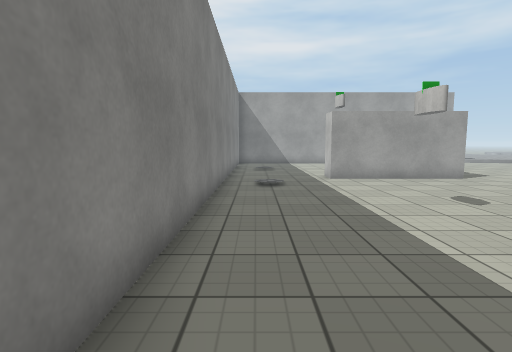
view 1 (above)

24 first-person views from a walk through a Unity game level. The camera is 1.3 m above the floor, tilts 6° down and sees 80° across. The floor is counted in squares, 1 m on a side. Each view is taken from the middle of a square. On the plan, view 1 faces up. The plan holds only what a view shows up to about 14 squares ahead; the rest is blank. The place goes on beyond the plan. Surface patterns are stand-ins for the level's own textures.

view 2
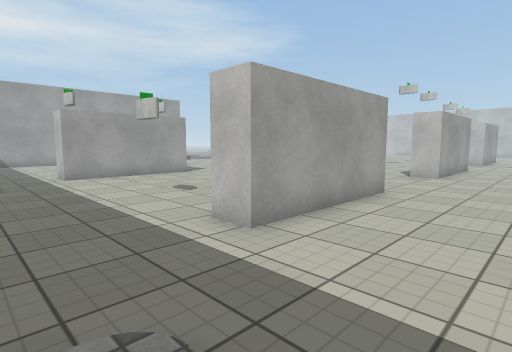

view 3
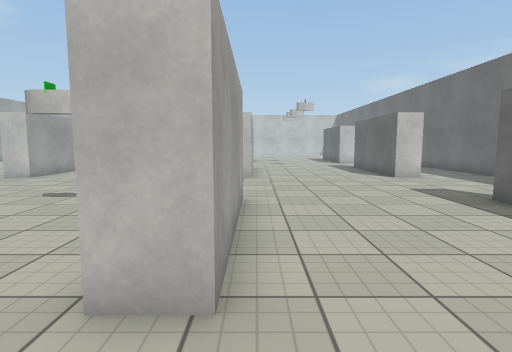

view 4
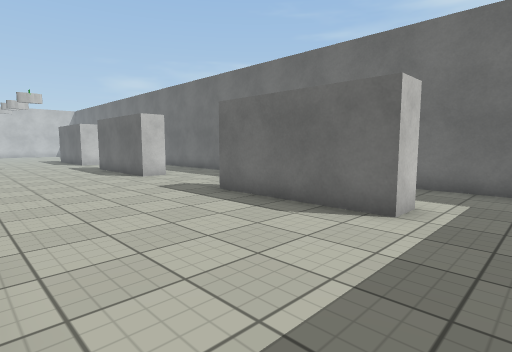

view 5
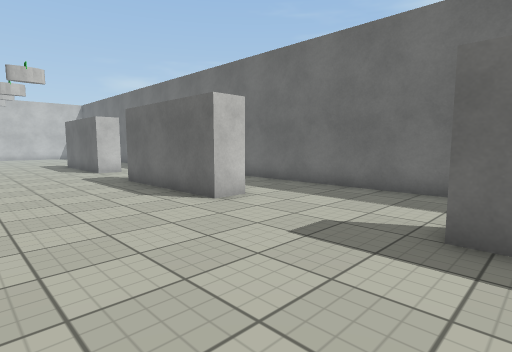

view 6
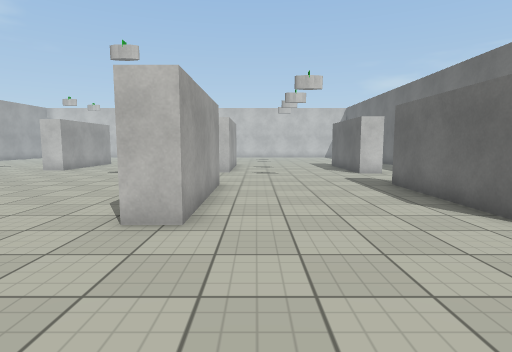

view 7
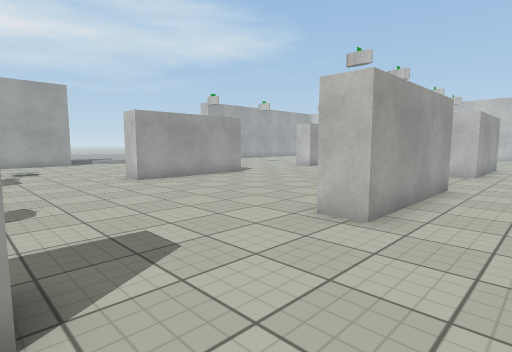

view 8
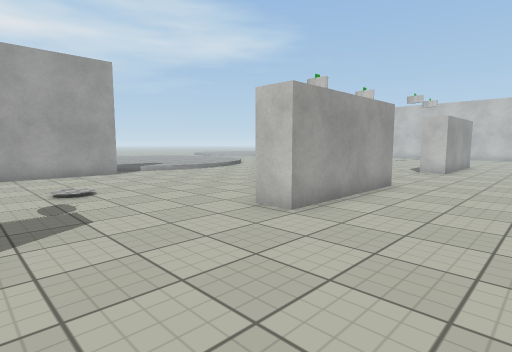

view 9
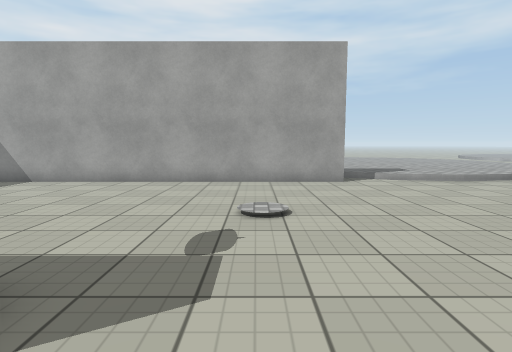

view 10
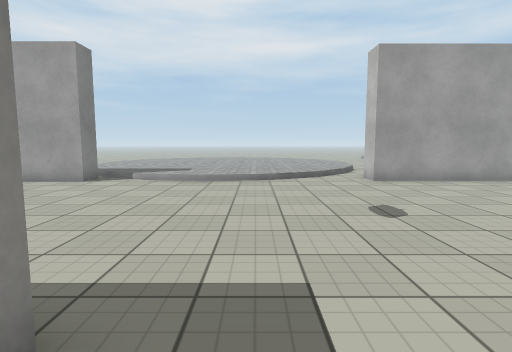

view 11
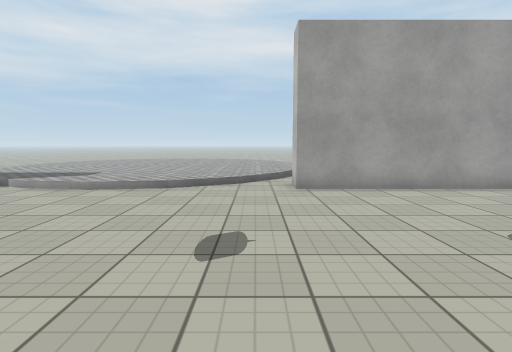

view 12
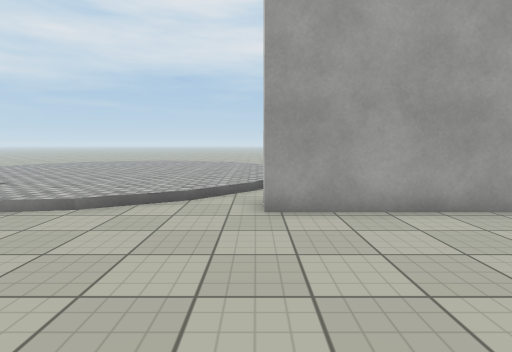

view 13
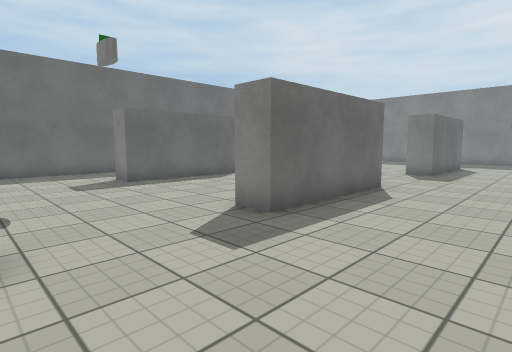

view 14
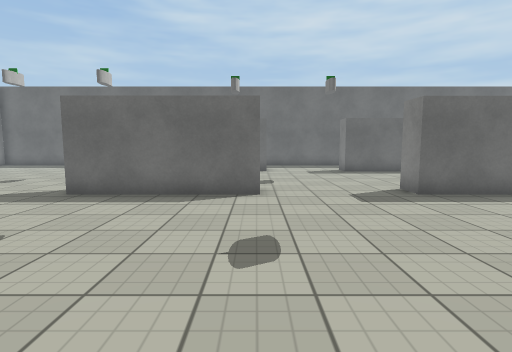

view 15
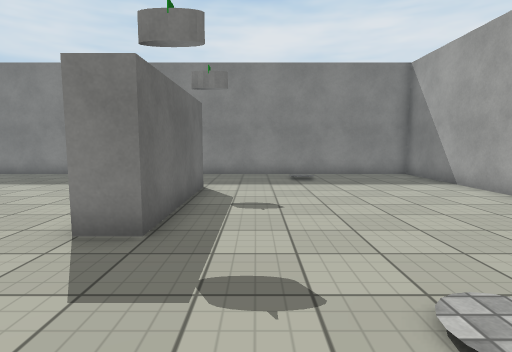

view 16
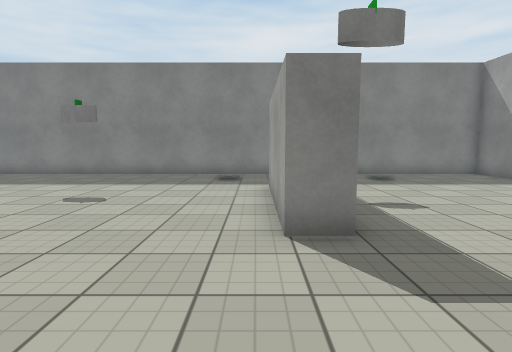

view 17
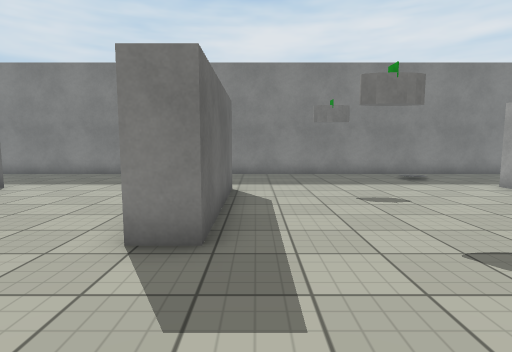

view 18
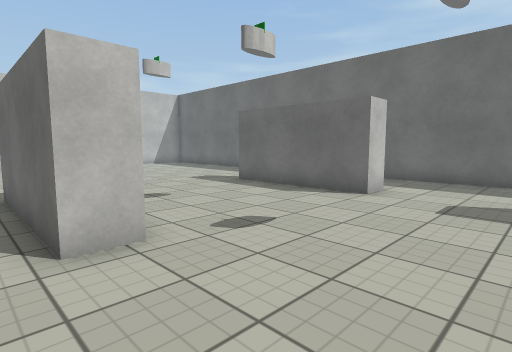

view 19
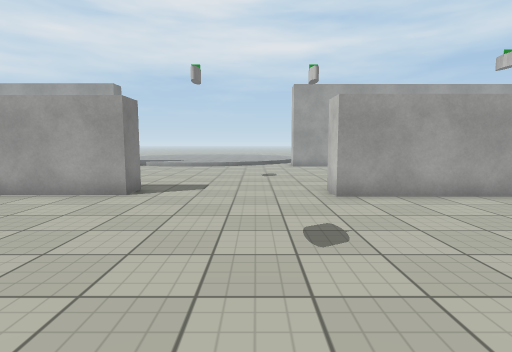

view 20
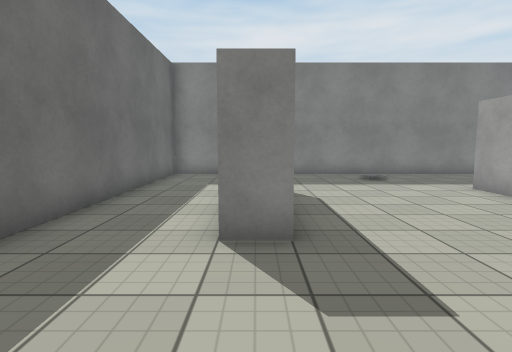

view 21
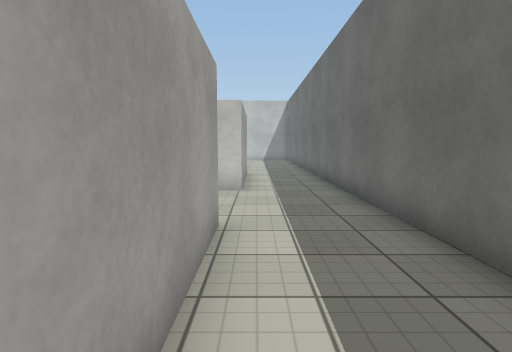

view 22
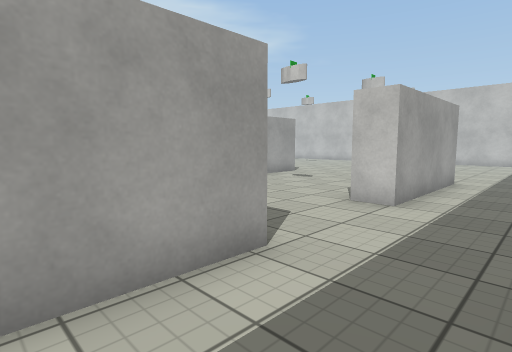

view 23
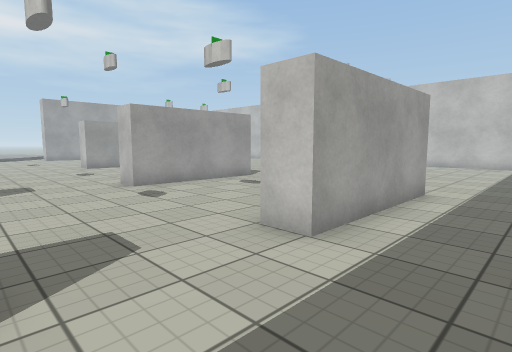

view 24
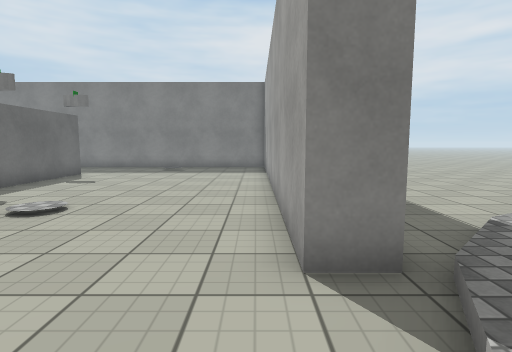

### Floor plan
Key: @ floor where view 1 was taken; # wall or solid block; . main floor; : floor 0.25 m higher than the main floor; / step, stairs or slope.
Columns run from 1 left of view 1 to 27 right of it. Each row starts with its distance up from view 1.
 29    ....      ::::::::::::
 28    ......    ::::::::::::
 27    .......    :::::::::::
 26      ...... :::::::::::::
 25        ...../::::::::::::
 24         ..../:::::::::::/
 23           .../:::::::::/.
 22             ../:::::::/..#
 21 ###############.//:://...####
 20 #............................
 19 #............................
 18 #............................
 17 #............................
 16 #...........................
 15 #..........................
 14 #.........................
 13 #............... ........
 12 #...#####.....#   #......
 11 #.............#####.....#####
 10 #............................
  9 #...........................
  8 #...........................
  7 #...........................
  6 #............................
  5 #............................
  4 #............................
  3 #....#####....#####....######
  2 #....#####....#####....######
  1 #...........................
  0 #@...........................
 -1 #............................
 -2 #............................
 -3 #............................
 -4 #...#####.....#####....#####.
 -5 #............................
 -6 #............................
 -7 #............................
 -8 #############################

Positions as (right, up) in squares from view 1, and headings:
1: (0, 0), facing up
2: (0, -1), facing up-right
3: (1, 2), facing right
4: (1, 2), facing down-right
5: (7, 1), facing down-right
6: (8, 1), facing right
7: (8, 0), facing up-right
8: (8, 7), facing up-right
9: (10, 10), facing up
10: (19, 10), facing up
11: (22, 12), facing up
12: (23, 15), facing up
13: (22, 7), facing down-left
14: (22, 11), facing down
15: (12, 14), facing left
16: (12, 11), facing left
17: (12, 4), facing left
18: (18, 4), facing down-right
19: (21, 3), facing up
20: (12, -4), facing left
21: (13, -5), facing right
22: (15, -7), facing up-right
23: (18, -7), facing up-right
24: (16, 20), facing left
